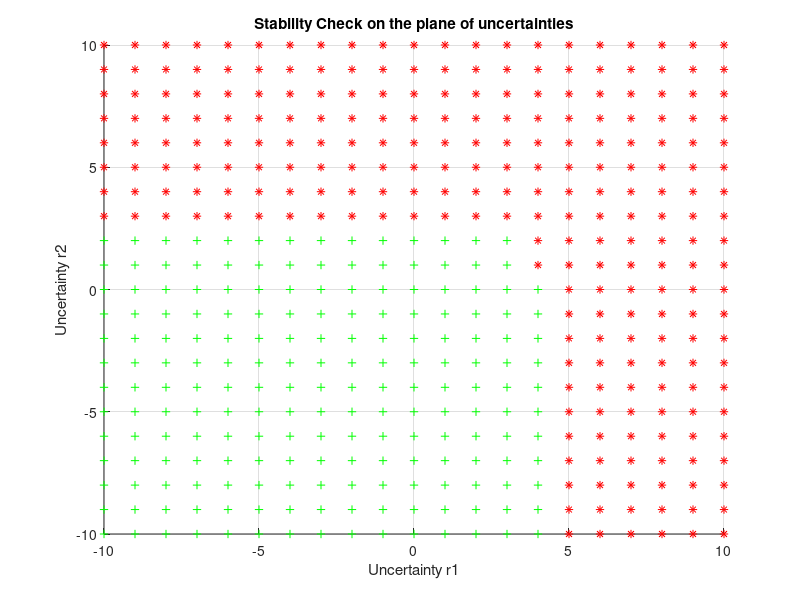
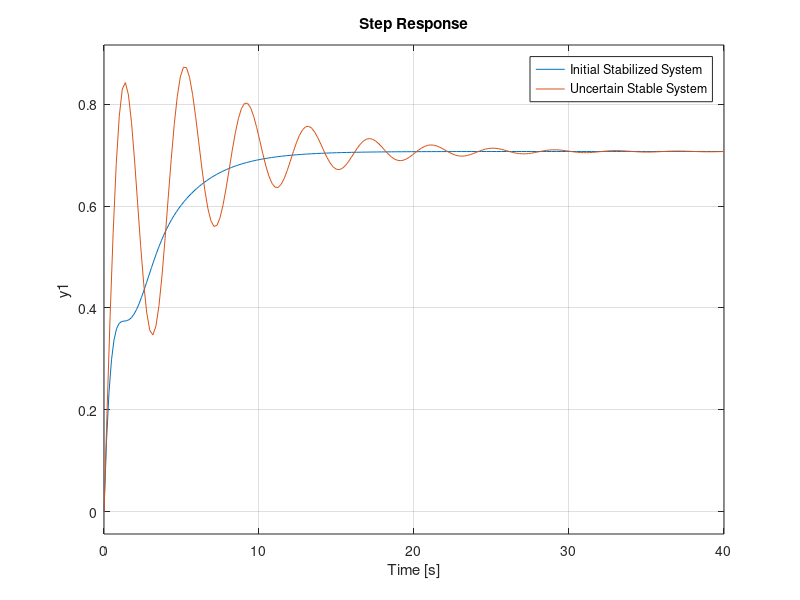

Source code (MATLAB) for these figures, in order:
%% Define the matrix A
A = [0 1 0; 0 0 1; -1 -3 2];
eig(A);
%Since the system is in cannonical controllability form B=[0 0 1]'
B = [0 0 1]';
C = [1 1 1];
D = 0;
%% Apply LQR with Q=eye(3) and R=1
Q = eye(3);
R = 1;

K = lqr(A, B, Q, R);
%The state matrix for the stabilized (Ac) system is A-BK
Ac = A - B*K;
eig(Ac);

%% Define the uncertainties
%Suppose uncertainties affect the elements in the positions
%(3,2) and (3,3) of the initial matrix A
%Thus the matrices that state the positions of each
%uncertainties in A are

A1 = [0 0 0;0 0 0; 0 1 0];
A2 = [0 0 0;0 0 0; 0 0 1];

%Also define the range of each uncertainty, namely r1 and r2.
r1 = 1;
r2 = 1;
%NOTE:
%Here the range does not affect the matrices A1 and A2, but
%this will now always be the case

%% Stability through uncertainties check
%Now check if K that was calculated for the matrix A,
%stabilizes all the uncertain systems that arise
figure(1)
title('Stability Check on the plane of uncertainties')
hold all
for i = -10:1:10
    for j = -10:1:10
        A_uncertain = A + A1*i + A2*j - B*K;
        eigvals = eig(A_uncertain)';
        %using max of eigenvalue vector > 0 means that at
	%least one of the eigenvalues are positive and
	%thus the system is unstable
        if max(real(eigvals)) >= 0
            plot(i, j, '*r')
        else
            plot(i, j, '+g')
        end
    end
end
grid on;
xlabel('Uncertainty r1');
ylabel('Uncertainty r2');

%% Plot the step responces for one of the stable systems
%that arise from certain values of uncertainties.
% Also plot the initial stabilized system and
%compare it with the uncertain one.
figure(2)
title('Step Responses')
hold all
sys1 = ss(Ac, B, C, D);
sys2 = ss(A + A1*2 + A2*2 - B*K, B, C, D);
step(sys1, sys2);
grid on;
legend('Initial Stabilized System','Uncertain Stable System')
